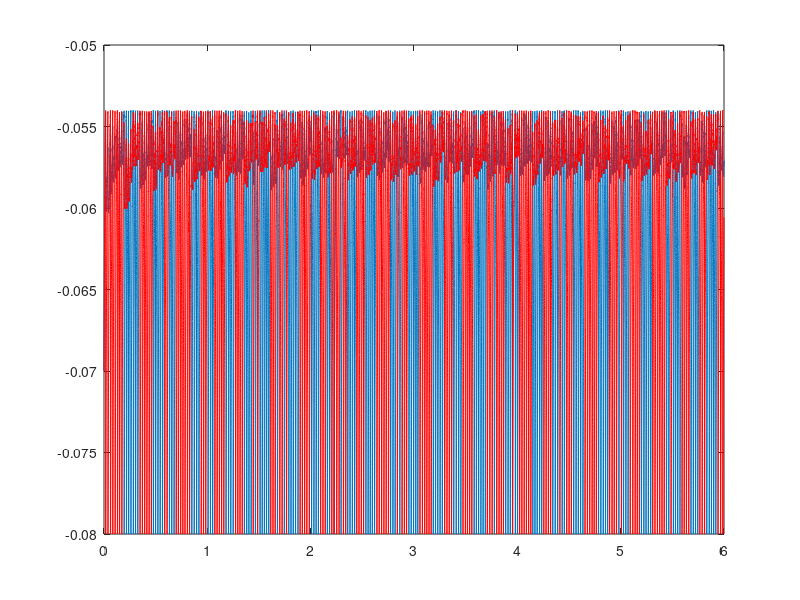
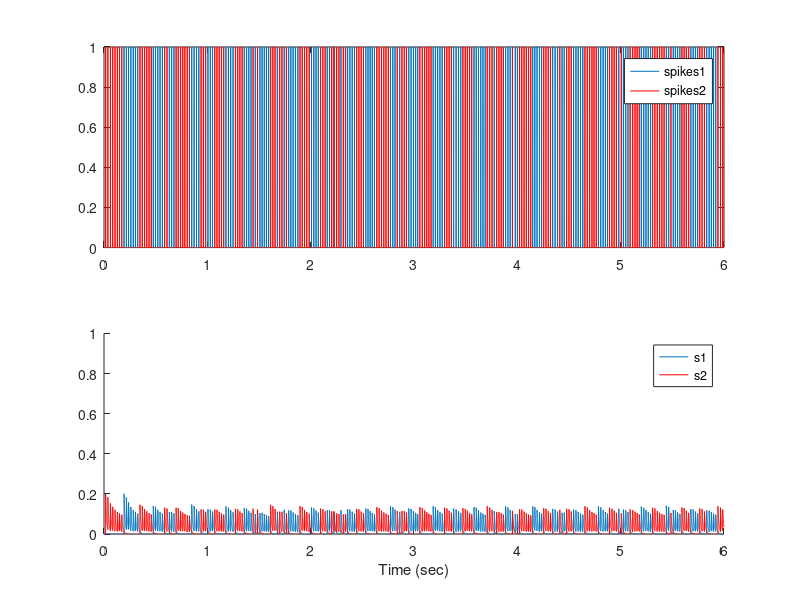

Source code (MATLAB) for these figures, in order:
% coupled_LIF.m
% This code has 2 leaky integrate and fire neuron with
% added noise term scaled by sigma.
% neurons are coupled by synapses with simple 
% exponential decay time constant.

clear

noise_flag = 1;     % set to zero to remove noise
dep_flag = 1;       % set to zero to remove synaptic depression
E=-70e-3;           % Leak potential
Rm=10e6;            % Membrane resistance
C_m = 1e-9;         % Membrane capacitance

Vth=-54e-3;         % Threshold
Vreset=-80e-3;      % Reset voltage
Iappmax = 3e-9;     % Maximum value of applied current

Esyn12 = -70e-3;         % Reversal potential for synapse
Esyn21 = -70e-3;         % Use 0 for excitatory and -70e-3 for inhibitory

g21 = 1e-6;         % Conductance of synapse from 2 to 1
g12 = 1e-6;         % Conductance of synapse from 1 to 2

tau_s1 = 0.010;     % time constant of synapse from 1 to 2
tau_s2 = 0.010;     % time constant of synapse from 2 to 1

if (dep_flag )
    pr = 0.2;           % release probability (used if dep_flag is 1)
else
    pr = 1;
end
tau_d = 0.2;       % depression time constant (used if dep_flag is 1)

if ( noise_flag)
    if ( dep_flag )
        sigma = 5e-12;
    else
        sigma = 5e-11;       % sigma scales the noise term in the current
    end
else
    sigma = 0;
end

dt=0.0001
tmax=6;             % Maximum time used to calculate rate
tpulse=3.0;         % This starts the pulse at the beginning of the trial
lengthpulse=0.1; % and finishes it at the end of the trial.

Nt=tmax/dt +1;      % Nt is number of time points
T=0:dt:tmax;        % Time vector

Iapp = 3e-9;     % Extra current used
if ( noise_flag)
    Iapp = 0;
end

Iapp0 = 2e-9; % Baseline current to both neurons
Iapp1=zeros(size(T));
Iapp2=zeros(size(T));
I1=zeros(size(T));
I2=zeros(size(T));
V1=zeros(size(T));
V2=zeros(size(T));
D1=ones(size(T));   % initialize depression variable as 1
D2=ones(size(T));   % initialize depression variable as 1
s1=zeros(size(T));
s2=zeros(size(T));

noise = randn(2,length(T))*sigma/sqrt(dt);

V1(1)=E;                 % Begin at rest (leak) voltage
V2(1)=E;                 % Begin at rest (leak) voltage
tref=0.002;
lastspike1=-2*tref;      % Begin outside the last refractory period
lastspike2=-2*tref;      % Begin outside the last refractory period
spikes1=zeros(size(T));
spikes2=zeros(size(T));

for i = 1 : round(lengthpulse/dt)
    Iapp1(i) = Iapp;     % Set initial current pulse
end;

for i = round(tpulse/dt)+1 : round((tpulse+lengthpulse)/dt)
    Iapp2(i) = Iapp;     % Set second current pulse
end;

for i = 2:Nt;    
    
    I1(i-1) = Iapp0+Iapp1(i-1) + g21*s2(i-1)*(Esyn21-V1(i-1)) + noise(1,i-1);
    V1(i) = V1(i-1) + dt*( (E-V1(i-1))/Rm + I1(i-1) )/C_m;

    I2(i-1) = Iapp0+Iapp2(i-1) + g12*s1(i-1)*(Esyn12-V2(i-1)) + noise(2,i-1);
    V2(i) = V2(i-1) + dt*( (E-V2(i-1))/Rm + I2(i-1) )/C_m;

    D1(i) = D1(i-1) + (1-D1(i-1))*dt/tau_d;
    D2(i) = D2(i-1) + (1-D2(i-1))*dt/tau_d;
    
    s1(i) = s1(i-1)*exp(-dt/tau_s1);
    s2(i) = s2(i-1)*exp(-dt/tau_s2);
    
    if ( T(i) < lastspike1 + tref ) % is still in the refractory period
        V1(i) = Vreset;             % keep at reset
    end
    if V1(i) > Vth       % if voltage is above threshold
        V1(i) = Vreset;  % set to reset
        spikes1(i) = 1;  % record a spike
        lastspike1=T(i); % time of last spike
        s1(i) = s1(i)+pr*D1(i)*(1-s1(i));    % Increase synaptic gating variable
        if ( dep_flag)
            D1(i) = D1(i)*(1-pr);
        end
    end
    
    if ( T(i) < lastspike2 + tref ) % is still in the refractory period
        V2(i) = Vreset;             % keep at reset
    end
    if V2(i) > Vth       % if voltage is above threshold
        V2(i) = Vreset;  % set to reset
        spikes2(i) = 1;  % record a spike
        lastspike2=T(i); % time of last spike
        s2(i) = s2(i)+pr*D2(i)*(1-s2(i));    % Increase synaptic gating variable
        if ( dep_flag)
            D2(i) = D2(i)*(1-pr);
        end
    end
end;    % end of time loop, for i = 2:Nt

% set(0,'DefaultLineLineWidth',2,...
%     'DefaultLineMarkerSize',8, ...
%     'DefaultAxesLineWidth',2, ...
%     'DefaultAxesFontSize',14,...
%     'DefaultAxesFontWeight','Bold');

figure(1)
clf
plot(T,V1)
hold on
plot(T,V2,'r')

figure(2)
clf
subplot(2,1,1)
plot(T,spikes1)
axis([0 tmax 0 1])
hold on
plot(T,spikes2,'r')
legend('spikes1', 'spikes2')
subplot(2,1,2)
axis([0 tmax 0 1])
hold on
plot(T,s1)
plot(T,s2,'r')
legend('s1', 's2')
xlabel('Time (sec)')
